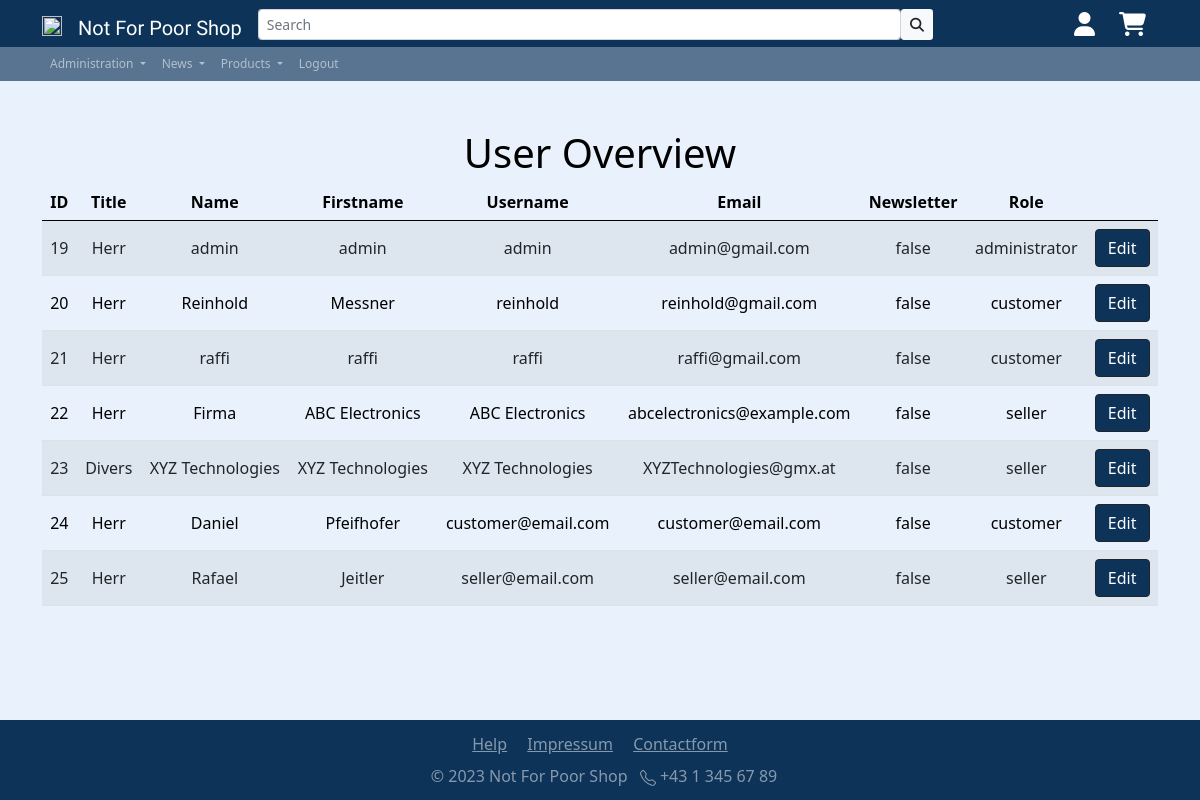
/app/inc/pgs/user_overview.php (signed in), run on an earlier commit of the app's database.
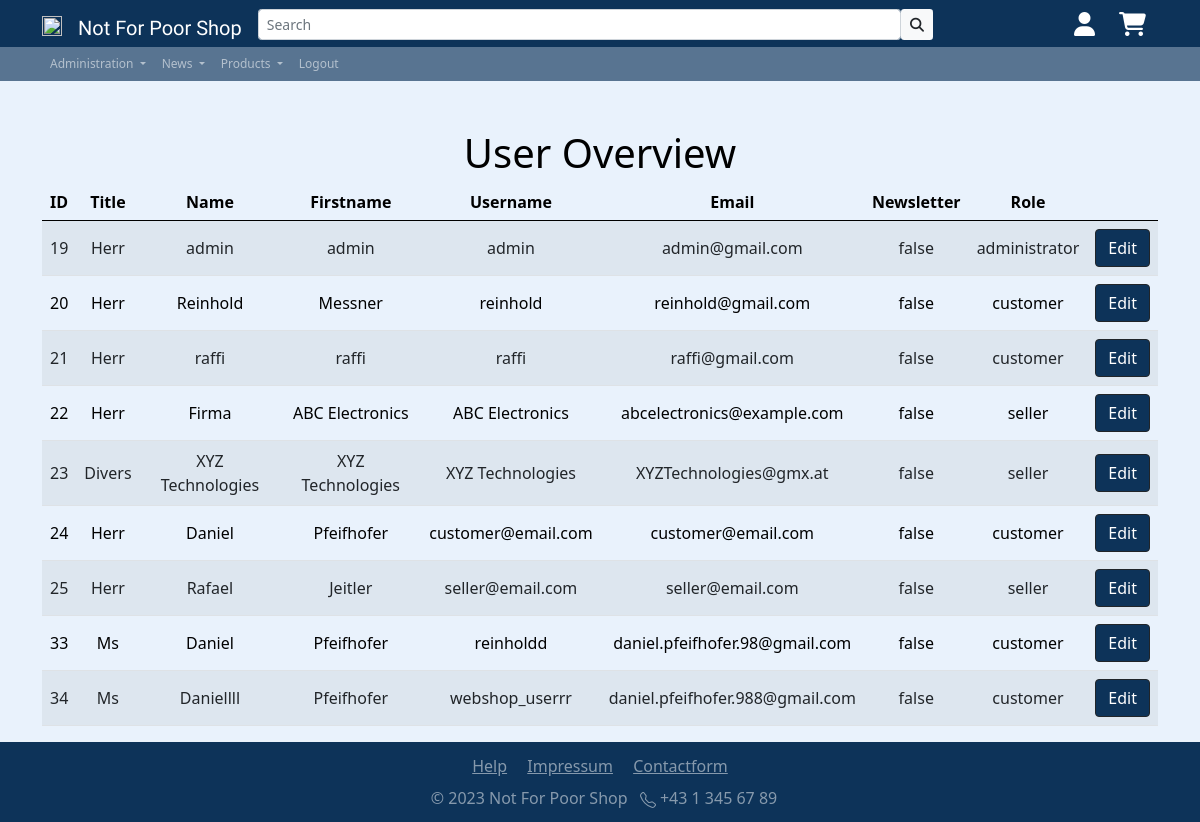
And on a later commit of the database.
### tables this page shows
CREATE TABLE `users` (
  `id` int(11) NOT NULL,
  `status` varchar(256) NOT NULL DEFAULT 'active',
  `form_of_adress` varchar(256) NOT NULL,
  `name` varchar(256) NOT NULL,
  `surname` varchar(256) NOT NULL,
  `username` varchar(256) NOT NULL,
  `password` varchar(256) NOT NULL,
  `useremail` varchar(256) NOT NULL,
  `birth_date` date NOT NULL,
  `has_newsletter` varchar(256) NOT NULL,
  `role` varchar(256) NOT NULL DEFAULT 'customer',
  `seller_id` int(11) DEFAULT NULL
);

### app/config/check_if_admin.php (called while the page is built, shortened)
<?php
require_once('dbaccess.php');
$db_obj = new mysqli($host, $user, $password, $database);
if(isset($_SESSION['username'])) {
    $currentUser = $_SESSION['username'];
    $currentUser = mysqli_query($db_obj, "SELECT role, id FROM users WHERE username = '$currentUser' ");
    $currentUser =($currentUser->fetch_assoc());
    $role = @$currentUser['role'];
}

### app/inc/pgs/user_overview.php (the view, shortened to what this page needs)
<!DOCTYPE html>
<html lang="en">
<head>
  <?php
  include '../includes/head.php';
  require_once('../../config/dbaccess.php');
  ?>
</head>
<body class="d-flex flex-column min-vh-100">
  <div class="container site-font-color text-center">
    <h1 class="h1 mt-5">User Overview</h1>
    <?php
    $db_obj = new mysqli($host, $user, $password, $database);
    $sql = "SELECT * FROM users ORDER BY id ASC";
    $result = $db_obj->query($sql);
    echo '<div class="table-responsive col-md-12">
    <table class="table table-striped">
      <thead class="h6 thead-dark">
        <tr>
          <th>ID</th>
          <th>Title</th>
          <th>Name</th>
          <th>Firstname</th>
          <th>Username</th>
          <th>Email</th>
          <th>Newsletter</th>
          <th>Role</th>
          <th></th>
        </tr>
      </thead>
      <tbody>';
    while ($row = $result->fetch_assoc()) {
      $field1name = $row["id"];
      $field2name = $row["form_of_adress"];
      $field3name = $row["name"];
      $field4name = $row["surname"];
      $field5name = $row["username"];
      $field6name = $row["useremail"];
      $field7name = $row["has_newsletter"];
      $field8name = $row["role"];
      $field10name = "<a class='btn btn-dark secondary-bg-color' href='user_overview_change.php?user=$field1name' method='POST'>Edit</a>";
      echo '<tr>
              <td class="align-middle">' . $field1name . '</td>
              <td class="align-middle">' . $field2name . '</td>
              <td class="align-middle">' . $field3name . '</td>
              <td class="align-middle">' . $field4name . '</td>
              <td class="align-middle">' . $field5name . '</td>
              <td class="align-middle">' . $field6name . '</td>
              <td class="align-middle">' . $field7name . '</td>
              <td class="align-middle">' . $field8name . '</td>
              <td class="align-middle">' . $field10name . '</td>
            </tr>';
    }
    echo "</tbody></table></div>";
    ?>
  </div>
  <?php
  include '../includes/footer.php';
  ?>
</body>
</html>

### app/inc/includes/head.php (shortened to what this page needs)
<link href="https://cdn.jsdelivr.net/npm/bootstrap@5.0.2/dist/css/bootstrap.min.css" rel="stylesheet"
>
<link href=".\..\..\res\css\styles.css" rel="stylesheet" type="text/css">
<?php
if(isset($_SESSION['username'])) {
    include 'nav_logged_in.php';
} else {
    include 'nav_logged_out.php';
}
?>

### app/inc/includes/nav_logged_in.php (shortened to what this page needs)
<?php
$active_page = basename($_SERVER['SCRIPT_NAME']);
include '../../config/check_if_admin.php';
?>
<nav class="navbar sticky-top navbar-expand-sm navbar-dark" id="nav-primary">
    <div class="container">
        <a href='#' class="navbar-brand mb-0 h1">
            <img class="d-inline-block align top"
                src="https://icons.iconarchive.com/icons/iconka/business-finance/256/handshake-icon.png" width="20"
                height="20">
        </a>
        <a href='home.php' class="navbar-brand mb-0 h1 mt-2" id="shopName"
            style="font-family:'Alex Brush'; font-size: 20px;">Not For Poor Shop</a>
        <div class="collapse navbar-collapse" id="navbarNav">
            <ul class="navbar-nav align-items-center col-9">
                <li class="nav-item col-12 ">
                    <div class="input-group ">
                        <form class="d-flex col-12" method="post" action="search.php">
                            <input id="search-input" type="text" class="form-control form-control-sm" name="search"
                                placeholder="Search" aria-describedby="search-button" />
                            <button id="search-button" name="submit-search" type="submit" class="btn bg-light btn-sm">
                                <i class="fas fa-search"></i>
                            </button>
                        </form>
                    </div>
                </li>
            </ul>
            <ul class="navbar-nav align-items-center ms-auto">
                <li class="nav-item">
                    <div class="container">
                        <a href="userProfile.php" class="">
                            <i class="fa-solid fa-user fa-xl" style="color: #ffffff;"></i>
                        </a>
                    </div>
                </li>
                <li class="nav-item">
                    <div class="container">
                        <div class="position-relative">
                            <a href="shoppingcart.php">
                                <i class="fa-solid fa-cart-shopping fa-xl" style="color: #ffffff;"></i>
                            </a>
                        </div>
                    </div>
                </li>
            </ul>
        </div>
</nav>
<nav id="nav-secondary" class="navbar navbar-expand-sm navbar-dark">
    <div class="container">
        <ul class="navbar-nav">
            <?php if ($role == 'administrator') {
                echo "
                <li class='nav-item dropdown'>
                    <a href='' class='nav-link dropdown-toggle' id='navbarDropdown1' role='button' data-bs-toggle='dropdown' aria-expanded='false'>
                        Administration
                    </a>
                    <ul class='dropdown-menu' aria-labelledby='navbarDropdown1'>
                        <li><a href='product_adminpage.php' class='dropdown-item'>Product Management</a></li>
                        <li><a href='product_upload.php' class='dropdown-item'>Product Upload</a></li>
                        <li><a href='finance_overview.php' class='dropdown-item'>Financial Overview</a></li>
                        <li><a href='user_overview.php' class='dropdown-item'>User Management</a></li>
                        <li><a href='contact_overview.php' class='dropdown-item'>Inquiry Management</a></li>
                        <li><a href='order_overview.php' class='dropdown-item'>Order Overview</a></li>
                        <li><a href='refund_overview.php' class='dropdown-item'>Refund Overview</a></li>
                    </ul>
                </li>";
            }
            ?>
            <?php if ($role == 'administrator') {
                echo "
                    <li class='nav-item dropdown'>
                        <a href='' class='nav-link dropdown-toggle' id='navbarDropdown2' role='button' data-bs-toggle='dropdown' aria-expanded='false'>
                            News
                        </a>
                        <ul class='dropdown-menu' aria-labelledby='navbarDropdown2'>
                            <li><a href='newsBlog.php' class='dropdown-item'>Post News Blog</a></li>
                            <li><a href='newsBlog_user.php' class='dropdown-item'>News Blog</a></li>
                        </ul>
                    </li>";
            }
            ?>
            <li class="nav-item dropdown">
                <a href="" class="nav-link dropdown-toggle" id="navbarDropdown4" role="button" data-bs-toggle="dropdown"
                    aria-expanded="false">
                    Products
                </a>
            </li>
            <li class="nav-item">
                <a href="logout.php" class="nav-link <?php if ($active_page == 'logout.php') {
                                                        echo 'fw-bold active ';
                                                    } ?>">
                    Logout
                </a>
            </li>
        </ul>
    </div>
</nav>

### app/inc/includes/footer.php (shortened to what this page needs)
<footer class="mt-auto text-center footer secondary-bg-color" id="footer">
    <div class="container-fluid col-12 ">
        <div class="text-center p-1 mt-2  ">
            <a class="text-white-50 mx-2" href="help.php">Help</a>
            <a class="text-white-50 mx-2" href="impressum.php">Impressum</a>
            <a class="text-white-50 mx-2" href="contact.php">Contactform</a>
        </div>
        <div class="text-center text-white-50 p-1 mb-2">
            <span class="mx-2">©
                <?php echo date("Y"); ?> Not For Poor Shop
            </span>
            <div class="d-inline">
                <span>+43 1 345 67 89</span>
            </div>
        </div>
</footer>

### app/res/css/styles.css (style rules this page uses)
html { height: 100%; }
body { background-color: #e9f2fc; font-family: "Segoe UI", Tahoma, Geneva, Verdana, sans-serif; background-image: none; background-repeat: no-repeat; background-position: center; background-attachment: fixed; }
.secondary-bg-color { background-color: #0d3359; }
nav { background-color: #0d3359; }
#nav-primary { background-color: #0d3359; padding-top: 0.2rem; padding-bottom: 0.1rem; font-size: 1rem; }
#nav-secondary { background-color: #0d3359a7 !important; padding-top: 0.01rem; padding-bottom: 0.01rem; font-size: 0.75rem; }
.site-font-color { color: #000000; }
#shopName { color: #ffffff; font-size: 22px; }

### app/inc/pgs/user_overview.php (style rules this page uses)
body { color: white; }
table.table { color: black; }

What changed in the data, as far as the page shows it:
added users: id "33", form_of_adress "Ms", name "Daniel", surname "Pfeifhofer", username "reinholdd", useremail "daniel.pfeifhofer.98@gmail.com", has_newsletter "false", role "customer"
added users: id "34", form_of_adress "Ms", name "Daniellll", surname "Pfeifhofer", username "webshop_userrr", useremail "daniel.pfeifhofer.988@gmail.com", has_newsletter "false", role "customer"
